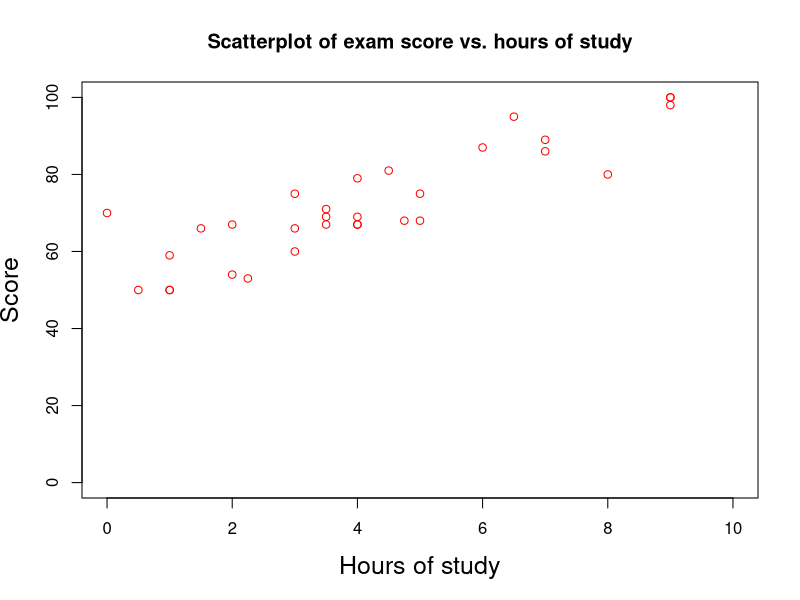
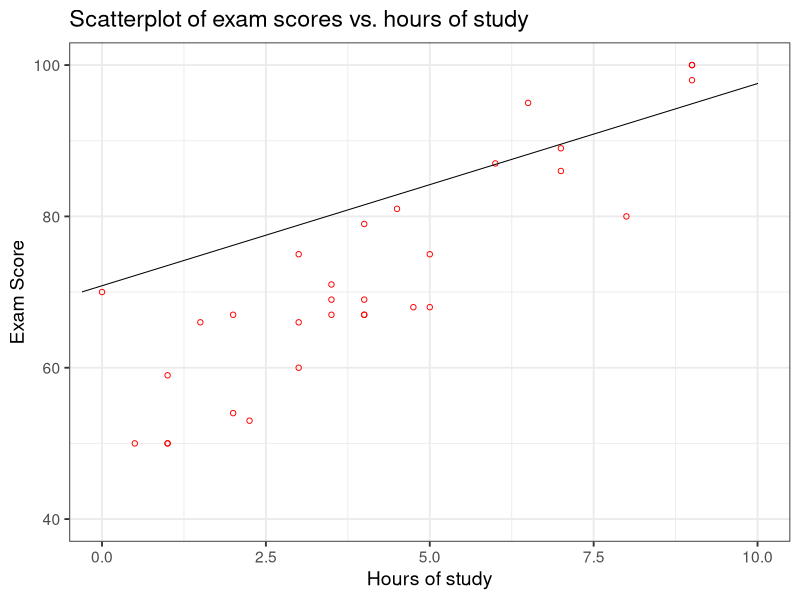
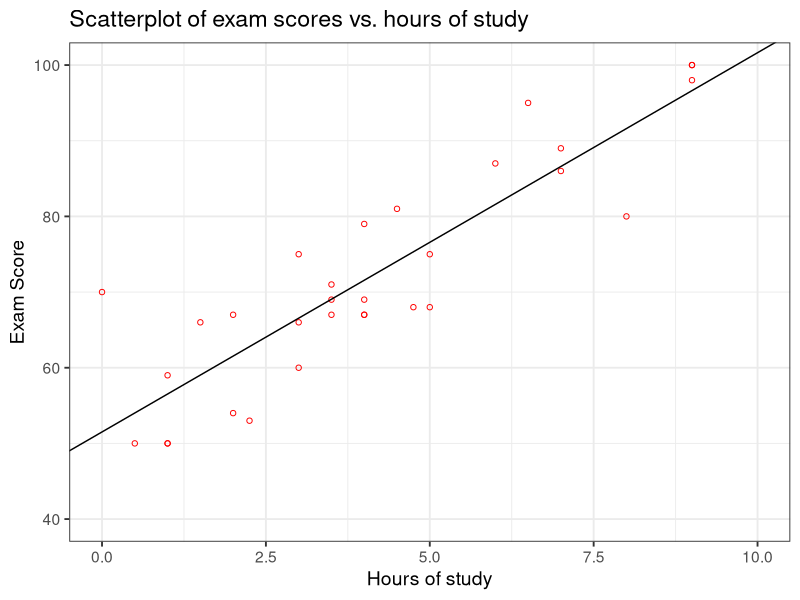
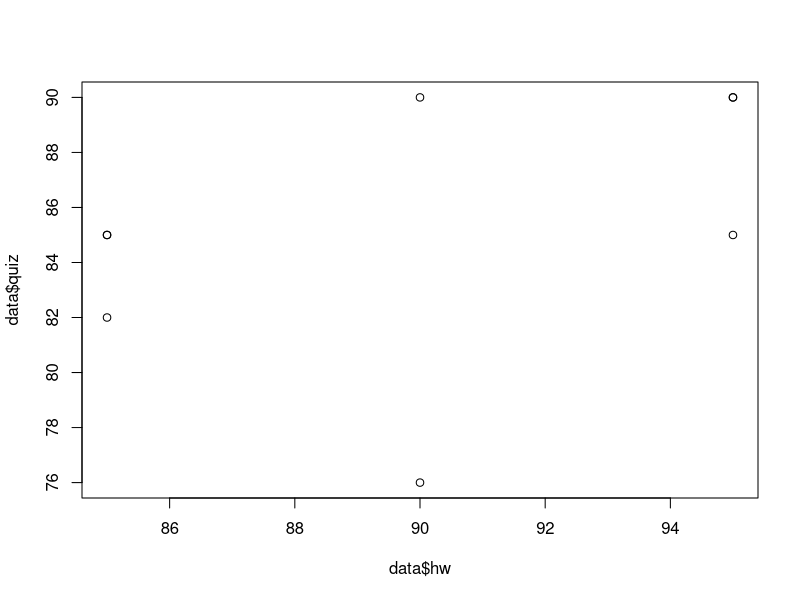

R code for these plots, in order:
#Calculating correlation and the simple linear regression
# model from last time
student <- read.csv("students.csv")
student

attach(student)

study.hours<-hours

# Base-R plot study hours vs exam score
plot(hours, score, main="Scatterplot of exam score vs. hours of study", xlab="Hours of study", ylab="Score", 
     xlim=c(0,10), ylim=c(0,100), pch=1, col="red", cex.lab=1.5)

# Scatter plot using ggplot
require(ggplot2)

# shape = pch, base_size changes font size
ggplot(student, aes(x=hours,y=score)) + 
  geom_point(shape=1,color="red") + xlab("Hours of study") +
  ylab("Exam Score") + xlim(c(0,10)) + ylim(c(40,100)) + 
  ggtitle("Scatterplot of exam scores vs. hours of study") + theme_bw(base_size=14) 


#calculate sample correlation
cor(study.hours, score)

#Correlation is symmetric
cor(score, study.hours)

a<-cor(score, study.hours)
print(a)

#Generate simple linear regression model
my.model<-lm(student$score~student$hours)

# print the linearValues
print(my.model)

# or and use the intercept and score to draw a line 
# abline(51.515, 5.012)

# OR

# or just pass the result values of the lm function to draw a line 
# NOTE this only works if the scatterplot was generated using the plot command
abline(my.model)

# Here's how you add the linear regression line to a ggplot
ggplot(student, aes(x=hours,y=score)) + geom_point(shape=1,color="red") +
  xlab("Hours of study") + 
  ylab("Exam Score") + xlim(c(0,10)) + ylim(c(40,100)) + 
  ggtitle("Scatterplot of exam scores vs. hours of study") + theme_bw(base_size=14) + 
  geom_abline(slope = my.model$coefficients[2],intercept=my.model$coefficients[1])

# Calculate Confidence Intervals for Model Parameters
confint(my.model)

?confint


# default level is .95 - swtiching to 90% confidence
confint(my.model, level = .90)


# report a summary of my model 
summary(my.model)

# create Analysis of Variance Table
anova(my.model)

# fitted values of my model 
fitted(my.model)

# residuals of my model 
resid(my.model)

#Predicting on a new dataset
mdl = lm(score ~ hours,data=student)

#Create new dataset of study hours randomly
hours = runif(10,0,10)
new_df = data.frame(hours)

#Get predicted test scores for new dataset
new_df$predicted_score = predict(mdl,new_df)

my.model<-lm(student$score~student$hours)

summary(my.model)


quiz <- c(76,82,85,85,85,90,90,90)
hw <- 
data <- data.frame(
  quiz <- c(76,82,85,85,85,90,90,90),
  hw <- c(90,85,85,95,85,95,95,90)
)
colnames(data) <- c("quiz", "hw")
mdl <- lm(data$hw~data$quiz)
summary(mdl)
print(mdl)
plot(data$hw, data$quiz)
